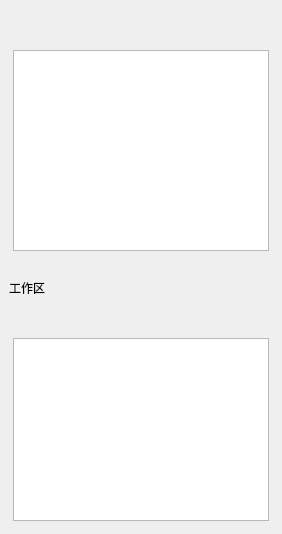
             <widget class="QWidget" name="widget_list" native="true">
              <layout class="QGridLayout" name="gridLayout_14">
               <property name="leftMargin">
                <number>0</number>
               </property>
               <property name="topMargin">
                <number>0</number>
               </property>
               <property name="rightMargin">
                <number>0</number>
               </property>
               <property name="bottomMargin">
                <number>0</number>
               </property>
               <item row="0" column="0">
                <layout class="QVBoxLayout" name="verticalLayout_13" stretch="1,1">
                 <item>
                  <widget class="CardWidget" name="original">
                   <layout class="QGridLayout" name="gridLayout_10">
                    <item row="0" column="0">
                     <layout class="QVBoxLayout" name="verticalLayout" stretch="0,0,0">
                      <item>
                       <widget class="SegmentedWidget" name="v_d_select"/>
                      </item>
                      <item>
                       <widget class="CommandBar" name="CommandBar">
                        <property name="minimumSize">
                         <size>
                          <width>0</width>
                          <height>25</height>
                         </size>
                        </property>
                       </widget>
                      </item>
                      <item>
                       <widget class="QFrame" name="frame_2">
                        <property name="styleSheet">
                         <string notr="true">#frame_2 {
    border: 1px solid rgba(255, 255, 255, 13);
    border-radius: 5px;
    background-color: transparent;
}</string>
                        </property>
                        <property name="frameShape">
                         <enum>QFrame::StyledPanel</enum>
                        </property>
                        <property name="frameShadow">
                         <enum>QFrame::Raised</enum>
                        </property>
                        <layout class="QGridLayout" name="gridLayout_15">
                         <property name="leftMargin">
                          <number>3</number>
                         </property>
                         <property name="topMargin">
                          <number>3</number>
                         </property>
                         <property name="rightMargin">
                          <number>3</number>
                         </property>
                         <property name="bottomMargin">
                          <number>3</number>
                         </property>
                         <item row="0" column="0">
                          <widget class="TreeWidget" name="video_tree">
                           <property name="autoScroll">
                            <bool>true</bool>
                           </property>
                           <attribute name="headerVisible">
                            <bool>false</bool>
                           </attribute>
                           <column>
                            <property name="text">
                             <string notr="true">1</string>
                            </property>
                           </column>
                          </widget>
                         </item>
                        </layout>
                       </widget>
                      </item>
                     </layout>
                    </item>
                   </layout>
                  </widget>
                 </item>
                 <item>
                  <widget class="CardWidget" name="works">
                   <layout class="QGridLayout" name="gridLayout_11">
                    <item row="2" column="0">
                     <widget class="QFrame" name="frame">
                      <property name="styleSheet">
                       <string notr="true">#frame {
    border: 1px solid rgba(255, 255, 255, 13);
    border-radius: 5px;
    background-color: transparent;
}</string>
                      </property>
                      <property name="frameShape">
                       <enum>QFrame::StyledPanel</enum>
                      </property>
                      <property name="frameShadow">
                       <enum>QFrame::Raised</enum>
                      </property>
                      <layout class="QGridLayout" name="gridLayout_13">
                       <property name="leftMargin">
                        <number>3</number>
                       </property>
                       <property name="topMargin">
                        <number>3</number>
                       </property>
                       <property name="rightMargin">
                        <number>3</number>
                       </property>
                       <property name="bottomMargin">
                        <number>3</number>
                       </property>
                       <item row="0" column="0">
                        <widget class="TreeWidget" name="work_list">
                         <attribute name="headerVisible">
                          <bool>false</bool>
                         </attribute>
                         <column>
                          <property name="text">
                           <string notr="true">1</string>
                          </property>
                         </column>
                        </widget>
                       </item>
                      </layout>
                     </widget>
                    </item>
                    <item row="0" column="0">
                     <widget class="CaptionLabel" name="CaptionLabel_2">
                      <property name="text">
                       <string>工作区</string>
                      </property>
                     </widget>
                    </item>
                    <item row="1" column="0">
                     <widget class="CommandBar" name="CommandBar_2">
                      <property name="minimumSize">
                       <size>
                        <width>0</width>
                        <height>25</height>
                       </size>
                      </property>
                     </widget>
                    </item>
                   </layout>
                  </widget>
                 </item>
                </layout>
               </item>
              </layout>
             </widget>
